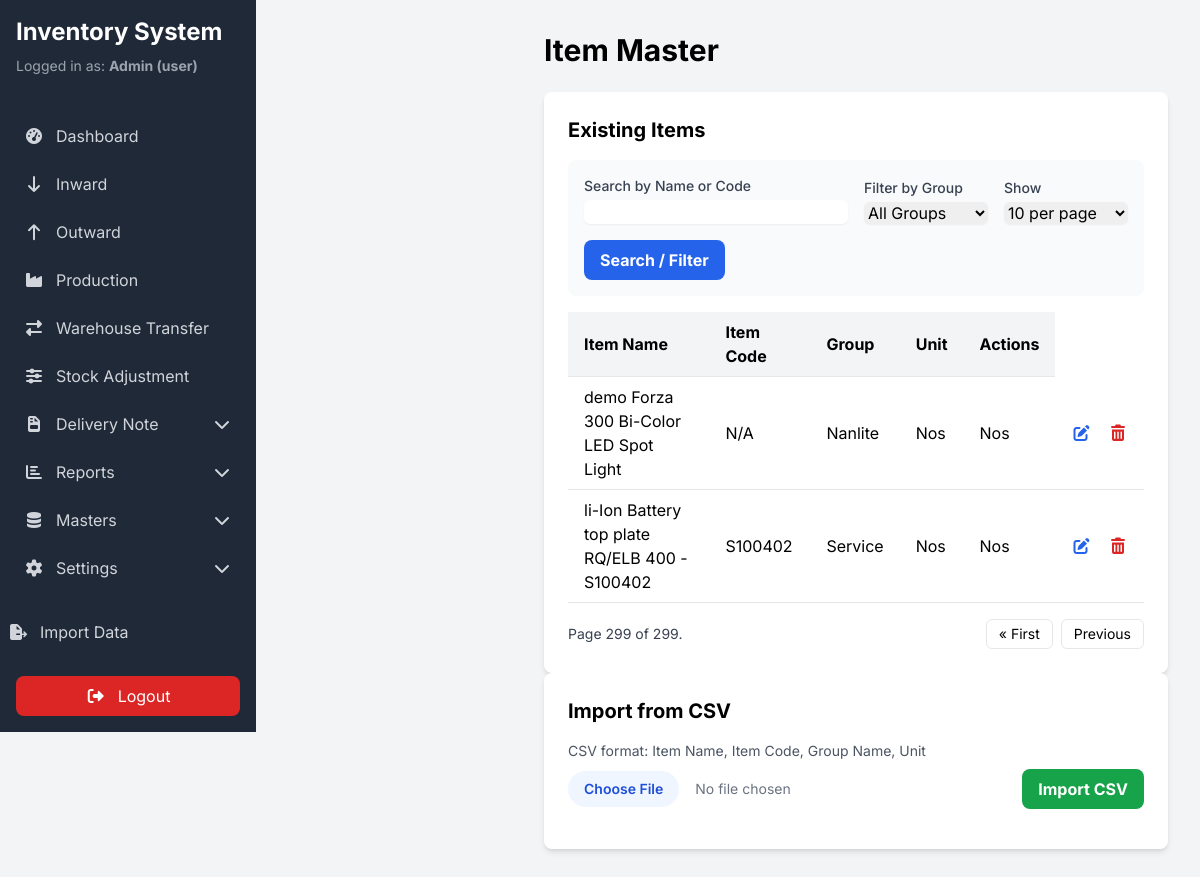
/items/?page=299&search_query=&group_filter=None&per_page=10 (signed in), run on an earlier commit of the app's database.
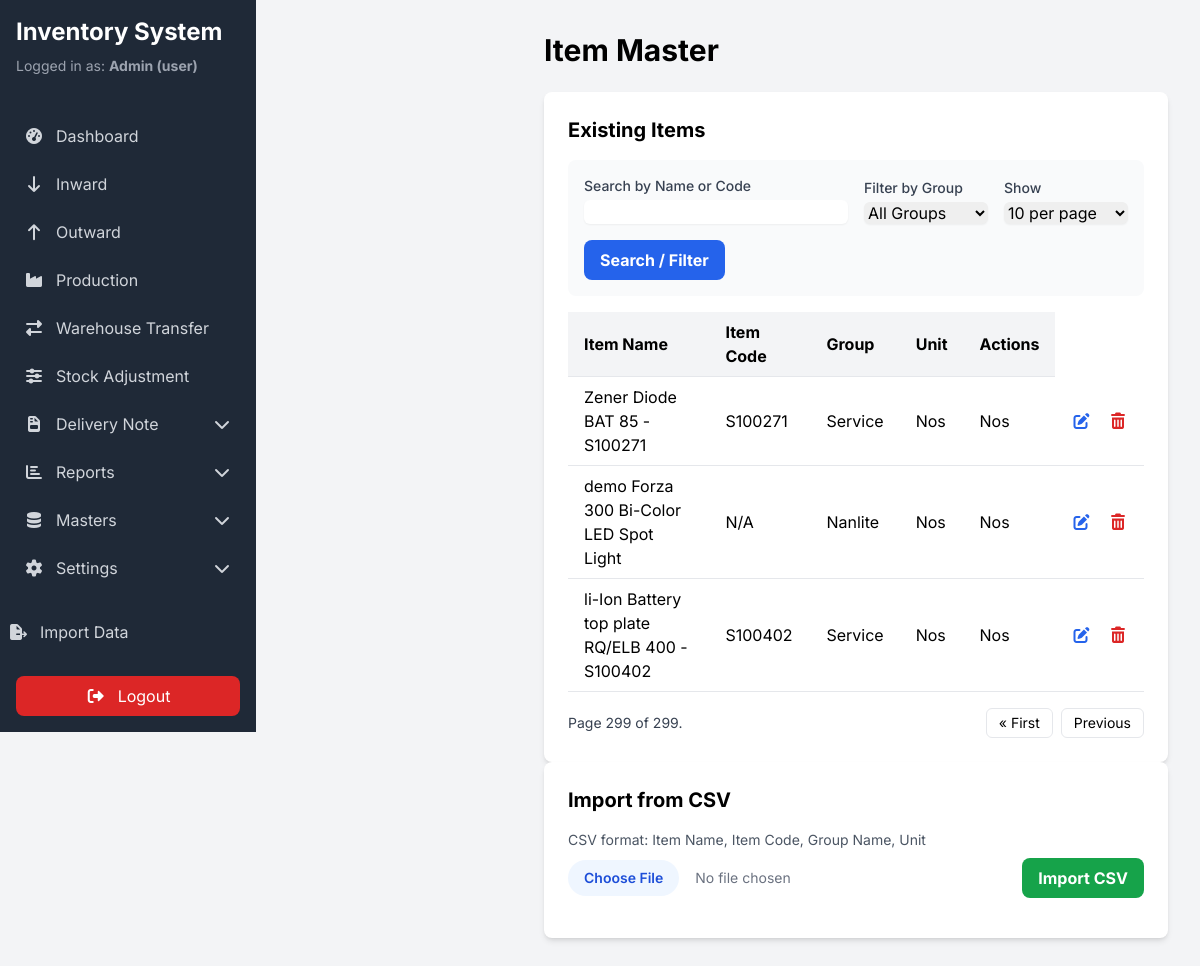
And on a later commit of the database.
### inventory/models.py (models this page shows, shortened)
class ItemMaster(models.Model):
    name = models.CharField(max_length=150, unique=True, help_text="The name of the item.")
    code = models.CharField(max_length=50, unique=True, null=True, blank=True, help_text="Unique code or SKU for the item.")
    unit = models.CharField(max_length=20, help_text="e.g., KG, PCS, LTR")
    group = models.ForeignKey(GroupMaster, on_delete=models.PROTECT, related_name='items')

class GroupMaster(models.Model):
    name = models.CharField(max_length=100, unique=True)

### inventory/views.py (the view, shortened to what this page needs)
# urls.py: path('items/', ItemMasterView.as_view(), name='item_master'),
class ItemMasterView(LoginRequiredMixin, View):
    def get(self, request):
        form = ItemMasterForm()
        items_list = ItemMaster.objects.select_related('group').all().order_by('name')
        search_query = request.GET.get('search_query', '')
        group_filter = request.GET.get('group_filter') # Get the raw value first
        per_page = request.GET.get('per_page', 10)
        if search_query:
            items_list = items_list.filter(Q(name__icontains=search_query) | Q(code__icontains=search_query))
        if group_filter and group_filter != 'None':
            items_list = items_list.filter(group_id=group_filter)
        paginator = Paginator(items_list, per_page)
        page_number = request.GET.get('page')
        page_obj = paginator.get_page(page_number)
        context = {
            'form': form,
            'items': page_obj,
            'groups': GroupMaster.objects.all(),
            'search_query': search_query,
            'group_filter': int(group_filter) if (group_filter and group_filter.isnumeric()) else None,
            'per_page': per_page,
        }
        return render(request, 'inventory/item_master.html', context)

### inventory/forms.py
class ItemMasterForm(forms.ModelForm):
    class Meta:
        model = ItemMaster
        fields = ['name', 'code', 'group', 'unit']

### inventory/templates/inventory/item_master.html (shortened to what the changed rows need)
{% extends "inventory/base.html" %}
{% load crispy_forms_tags %}
{% block content %}
<h2 class="text-3xl font-bold mb-6">Item Master</h2>
<div class="bg-white p-6 rounded-lg shadow-md overflow-x-auto">
    <table class="min-w-full bg-white">
        <thead class="bg-gray-100">
            <tr>
                <th class="py-2 px-4 border-b text-left">Item Name</th>
                <th class="py-2 px-4 border-b text-left">Item Code</th>
                <th class="py-2 px-4 border-b text-left">Group</th>
                <th class="py-2 px-4 border-b text-left">Unit</th>
				<th class="py-2 px-4 border-b text-left">Actions</th>
            </tr>
        </thead>
        <tbody>
            {% for item in items %} <tr class="hover:bg-gray-50">
                <td class="py-2 px-4 border-b">{{ item.name }}</td>
                <td class="py-2 px-4 border-b">{{ item.code|default:"N/A" }}</td>
                <td class="py-2 px-4 border-b">{{ item.group.name }}</td>
                <td class="py-2 px-4 border-b">{{ item.unit }}</td>
				<td class="py-2 px-4 border-b">{{ item.unit }}</td>
				<td class="py-2 px-4 border-b whitespace-nowrap">
					<a href="{% url 'item_edit' item.pk %}" class="text-blue-600 hover:text-blue-800 mr-3"><i class="fas fa-edit"></i></a>
					<a href="{% url 'item_delete' item.pk %}" class="text-red-600 hover:text-red-800"><i class="fas fa-trash-alt"></i></a>
			</td>
            </tr>
            {% empty %}
            <tr><td colspan="4" class="py-4 text-center text-gray-500">No items found matching your criteria.</td></tr>
            {% endfor %}
        </tbody>
    </table>
</div>
{% endblock %}

What changed in the data, as far as the page shows it:
now on this page (row edited): ItemMaster: name "Zener Diode BAT 85 - S100271", code "S100271", group.name "Service", unit "Nos"
